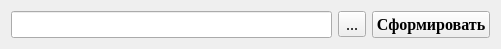
<?xml version="1.0" encoding="UTF-8"?>
<ui version="4.0">
 <class>printreport</class>
 <widget class="QWidget" name="printreport">
  <property name="geometry">
   <rect>
    <x>0</x>
    <y>0</y>
    <width>501</width>
    <height>45</height>
   </rect>
  </property>
  <property name="windowTitle">
   <string>Form</string>
  </property>
  <layout class="QGridLayout" name="gridLayout">
   <item row="0" column="0">
    <widget class="QLineEdit" name="lineEdit">
     <property name="font">
      <font>
       <family>Times New Roman</family>
       <pointsize>12</pointsize>
       <weight>75</weight>
       <bold>true</bold>
      </font>
     </property>
     <property name="text">
      <string/>
     </property>
     <property name="alignment">
      <set>Qt::AlignCenter</set>
     </property>
    </widget>
   </item>
   <item row="0" column="1">
    <widget class="QToolButton" name="toolButton">
     <property name="font">
      <font>
       <family>Times New Roman</family>
       <pointsize>12</pointsize>
      </font>
     </property>
     <property name="text">
      <string>...</string>
     </property>
    </widget>
   </item>
   <item row="0" column="2">
    <widget class="QPushButton" name="pushButton_formedReport">
     <property name="font">
      <font>
       <family>Times New Roman</family>
       <pointsize>12</pointsize>
       <weight>75</weight>
       <bold>true</bold>
      </font>
     </property>
     <property name="text">
      <string>Сформировать</string>
     </property>
    </widget>
   </item>
  </layout>
 </widget>
 <resources/>
 <connections/>
</ui>
